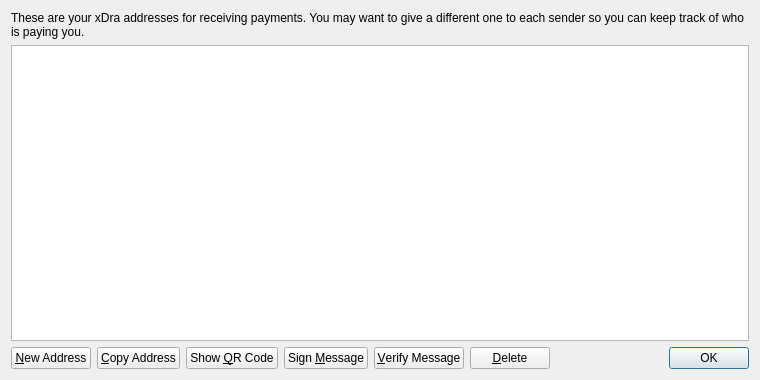
<?xml version="1.0" encoding="UTF-8"?>
<ui version="4.0">
 <class>AddressBookPage</class>
 <widget class="QWidget" name="AddressBookPage">
  <property name="geometry">
   <rect>
    <x>0</x>
    <y>0</y>
    <width>760</width>
    <height>380</height>
   </rect>
  </property>
  <property name="windowTitle">
   <string>Address Book</string>
  </property>
  <layout class="QVBoxLayout" name="verticalLayout">
   <item>
    <widget class="QLabel" name="labelExplanation">
     <property name="text">
      <string>These are your xDra addresses for receiving payments. You may want to give a different one to each sender so you can keep track of who is paying you.</string>
     </property>
     <property name="textFormat">
      <enum>Qt::PlainText</enum>
     </property>
     <property name="wordWrap">
      <bool>true</bool>
     </property>
    </widget>
   </item>
   <item>
    <widget class="QTableView" name="tableView">
     <property name="contextMenuPolicy">
      <enum>Qt::CustomContextMenu</enum>
     </property>
     <property name="toolTip">
      <string>Double-click to edit address or label</string>
     </property>
     <property name="tabKeyNavigation">
      <bool>false</bool>
     </property>
     <property name="selectionMode">
      <enum>QAbstractItemView::SingleSelection</enum>
     </property>
     <property name="selectionBehavior">
      <enum>QAbstractItemView::SelectRows</enum>
     </property>
     <property name="sortingEnabled">
      <bool>true</bool>
     </property>
     <attribute name="verticalHeaderVisible">
      <bool>false</bool>
     </attribute>
    </widget>
   </item>
   <item>
    <layout class="QHBoxLayout" name="horizontalLayout">
     <item>
      <widget class="QPushButton" name="newAddressButton">
       <property name="toolTip">
        <string>Create a new address</string>
       </property>
       <property name="text">
        <string>&amp;New Address</string>
       </property>
      </widget>
     </item>
     <item>
      <widget class="QPushButton" name="copyToClipboard">
       <property name="toolTip">
        <string>Copy the currently selected address to the system clipboard</string>
       </property>
       <property name="text">
        <string>&amp;Copy Address</string>
       </property>
      </widget>
     </item>
     <item>
      <widget class="QPushButton" name="showQRCode">
       <property name="text">
        <string>Show &amp;QR Code</string>
       </property>
      </widget>
     </item>
     <item>
      <widget class="QPushButton" name="signMessage">
       <property name="toolTip">
        <string>Sign a message to prove you own a xDra address</string>
       </property>
       <property name="text">
        <string>Sign &amp;Message</string>
       </property>
      </widget>
     </item>
     <item>
      <widget class="QPushButton" name="verifyMessage">
       <property name="toolTip">
        <string>Verify a message to ensure it was signed with a specified xDra address</string>
       </property>
       <property name="text">
        <string>&amp;Verify Message</string>
       </property>
      </widget>
     </item>
     <item>
      <widget class="QPushButton" name="deleteButton">
       <property name="toolTip">
        <string>Delete the currently selected address from the list</string>
       </property>
       <property name="text">
        <string>&amp;Delete</string>
       </property>
      </widget>
     </item>
     <item>
      <spacer name="horizontalSpacer">
       <property name="orientation">
        <enum>Qt::Horizontal</enum>
       </property>
       <property name="sizeHint" stdset="0">
        <size>
         <width>40</width>
         <height>20</height>
        </size>
       </property>
      </spacer>
     </item>
     <item>
      <widget class="QDialogButtonBox" name="buttonBox">
       <property name="sizePolicy">
        <sizepolicy hsizetype="Maximum" vsizetype="Fixed">
         <horstretch>0</horstretch>
         <verstretch>0</verstretch>
        </sizepolicy>
       </property>
       <property name="standardButtons">
        <set>QDialogButtonBox::Ok</set>
       </property>
      </widget>
     </item>
    </layout>
   </item>
  </layout>
 </widget>
 <resources>
  <include location="../bitcoin.qrc"/>
 </resources>
 <connections/>
</ui>
